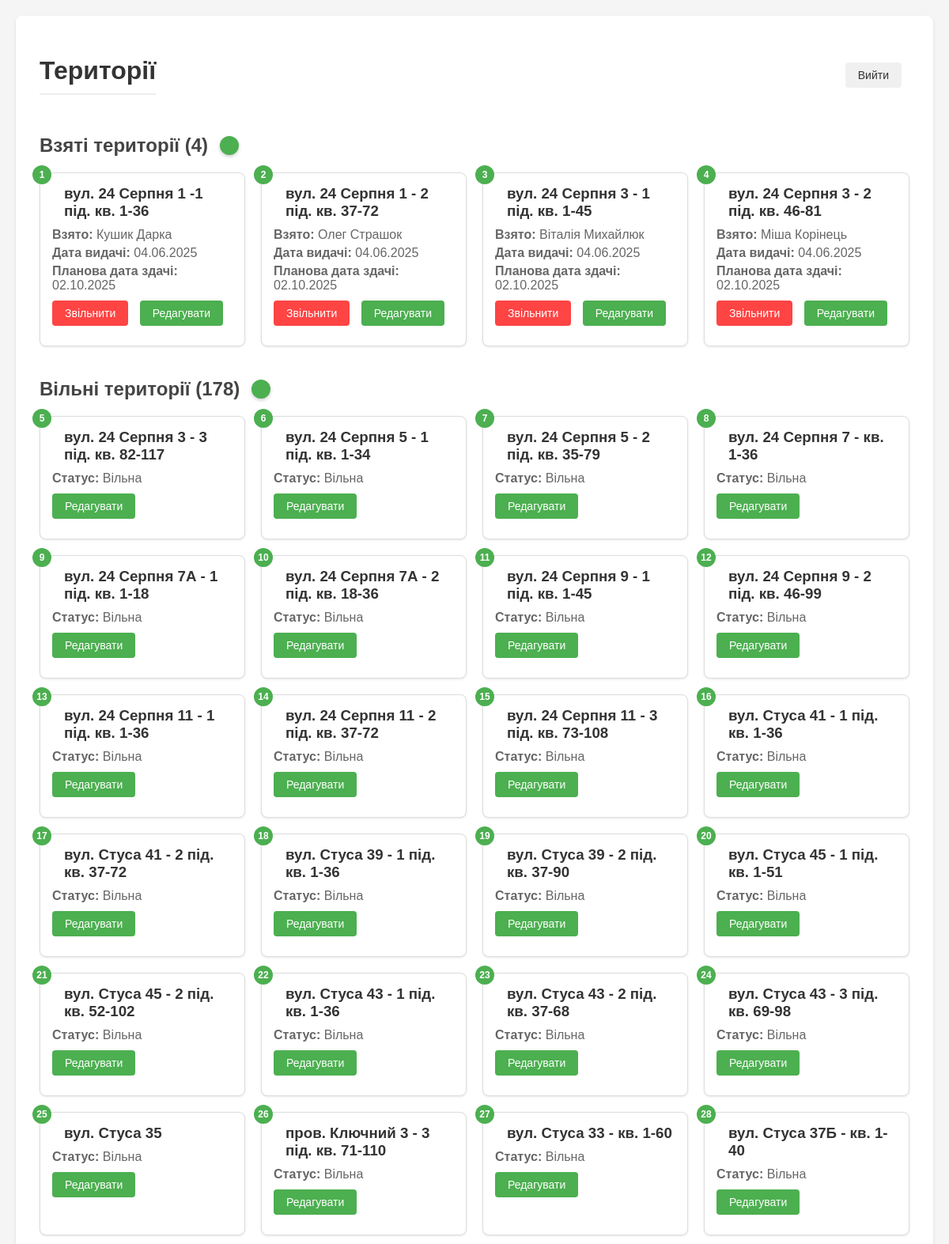
The page / (signed in, upper part) on the database its author committed.
### tables this page shows
CREATE TABLE territories (
    id INTEGER PRIMARY KEY,
    name TEXT,
    custom_name TEXT,
    status TEXT DEFAULT 'Вільна',
    taken_by TEXT DEFAULT '',
    date_taken TEXT DEFAULT '',
    date_due TEXT DEFAULT '',
    notes TEXT DEFAULT ''
);

### app.py (the view)
@app.route('/')
def index():
    if not session.get('logged_in'):
        return redirect(url_for('login'))
    try:
        update_territory_names()
        with get_db() as conn:
            c = conn.cursor()
            c.execute("""
                SELECT t.id, t.custom_name, t.status, t.taken_by, t.date_taken, t.date_due, t.notes,
                       CASE
                           WHEN date_due != '' AND (
                               julianday(date_due) <= julianday('now') OR  -- дата вже пройшла
                               julianday(date_due) - julianday('now') <= 10  -- або залишилось менше 10 днів
                           )
                           THEN 1
                           ELSE 0
                       END as due_flag
                FROM territories t
                WHERE status='Взято'
                ORDER BY CAST(id AS REAL), date_taken
            """)
            taken = [(row[:-1], bool(row[-1])) for row in c.fetchall()]
            c.execute("""
                SELECT id, custom_name, status, notes
                FROM territories
                WHERE status='Вільна'
                ORDER BY CAST(id AS REAL)
            """)
            free = c.fetchall()
        return render_template('index.html',
                            taken=taken,
                            free=free,
                            is_admin=(session.get('role') == 'admin'))
    except sqlite3.Error as e:
        app.logger.error(f"Database error: {e}")
        return "Помилка бази даних", 500
    except Exception as e:
        app.logger.error(f"Unexpected error: {e}")
        return "Несподівана помилка", 500

### app.py (called while the page is built)
@contextmanager
def get_db() -> Generator[sqlite3.Connection, None, None]:
    conn = sqlite3.connect(DATABASE)
    try:
        yield conn
    finally:
        conn.close()

def update_territory_names():
    csv_territories = load_territories_from_csv()
    if not csv_territories:
        return
    with get_db() as conn:
        c = conn.cursor()
        for territory_id, custom_name in csv_territories.items():
            c.execute("""
                UPDATE territories
                SET custom_name = ?
                WHERE id = ?
            """, (custom_name, territory_id))
        conn.commit()

### templates/index.html (shortened to what this page needs)
<!DOCTYPE html>
<html lang="uk">
<head>
</head>
<body>
  <div class="container">
    <div class="header-actions">
      <h1>Території</h1>
      <a href="{{ url_for('login') }}" class="btn btn-secondary">Вийти</a>
    </div>
    <div class="section">
      <h2 class="section-title">
        Взяті території ({{ taken|length }})
        <div class="toggle" id="toggleTaken"></div>
      </h2>
      <div class="territory-grid" id="takenGrid">
        {% for territory, is_overdue in taken %}
        <div class="territory-card {% if is_overdue %}overdue{% endif %}">
          <div class="territory-number">{{ territory[0] }}</div>
          <h3>{{ territory[1] }}</h3>
          <div class="territory-info">
            <p><strong>Взято:</strong> {{ territory[3] }}</p>
            <p><strong>Дата видачі:</strong> {{ territory[4] }}</p>
            <p><strong>Планова дата здачі:</strong>
              <span {% if is_overdue %}class="overdue-date"{% endif %}>
                {{ territory[5] }}
              </span>
            </p>
          </div>
          {% if is_admin %}
          <form action="{{ url_for('release_territory', territory_id=territory[0]) }}" method="POST" style="display: inline;">
            <button type="submit" class="btn btn-danger">Звільнити</button>
          </form>
          <a href="{{ url_for('update_territory', territory_id=territory[0]) }}" class="btn btn-primary">Редагувати</a>
          {% else %}
          <a href="{{ url_for('update_territory', territory_id=territory[0]) }}" class="btn btn-secondary">Переглянути</a>
          {% endif %}
        </div>
        {% endfor %}
      </div>
    </div>
    <div class="section">
      <h2 class="section-title">
        Вільні території ({{ free|length }})
        <div class="toggle" id="toggleFree"></div>
      </h2>
      <div class="territory-grid" id="freeGrid">
        {% for territory in free %}
        <div class="territory-card">
          <div class="territory-number">{{ territory[0] }}</div>
          <h3>{{ territory[1] }}</h3>
          <div class="territory-info">
            <p><strong>Статус:</strong> {{ territory[2] }}</p>
          </div>
          {% if is_admin %}
          <a href="{{ url_for('update_territory', territory_id=territory[0]) }}" class="btn btn-primary">Редагувати</a>
          {% else %}
          <a href="{{ url_for('update_territory', territory_id=territory[0]) }}" class="btn btn-secondary">Переглянути</a>
          {% endif %}
        </div>
        {% endfor %}
      </div>
    </div>
  </div>
</body>
</html>

### templates/index.html (style rules this page uses)
body { font-family: Arial, sans-serif; margin: 0; padding: 20px; background-color: #f5f5f5; }
.container { max-width: 1200px; margin: 0 auto; background: white; padding: 30px; border-radius: 8px; box-shadow: 0 2px 4px rgba(0,0,0,0.1); }
h1 { color: #333; margin-bottom: 30px; padding-bottom: 10px; border-bottom: 2px solid #eee; }
.section { margin-bottom: 40px; }
.section-title { color: #444; margin-bottom: 20px; font-size: 1.5em; display: flex; align-items: center; gap: 15px; }
.territory-grid { display: grid; grid-template-columns: repeat(auto-fill, minmax(250px, 1fr)); gap: 20px; }
.territory-card { background: #fff; border: 1px solid #ddd; border-radius: 8px; padding: 15px; box-shadow: 0 1px 3px rgba(0,0,0,0.1); position: relative; }
.territory-number { position: absolute; top: -10px; left: -10px; width: 24px; height: 24px; background: #4CAF50; color: white; border-radius: 50%; display: flex; align-items: center; justify-content: center; font-size: 12px; font-weight: bold; }
.territory-card h3 { margin: 0 0 10px 0; color: #333; padding-left: 15px; }
.territory-info { margin-bottom: 10px; color: #666; }
.territory-info p { margin: 5px 0; }
.btn { display: inline-block; padding: 8px 16px; border: none; border-radius: 4px; cursor: pointer; text-decoration: none; font-size: 14px; transition: background-color 0.2s; margin-right: 10px; margin-bottom: 10px; }
.btn-primary { background: #4CAF50; color: white; }
.btn-secondary { background: #f0f0f0; color: #333; }
.btn-danger { background: #ff4444; color: white; }
.header-actions { display: flex; justify-content: space-between; align-items: center; margin-bottom: 20px; }
.toggle { width: 24px; height: 24px; background-color: #4CAF50; border-radius: 50%; box-shadow: 0 2px 4px rgba(0,0,0,0.2); cursor: pointer; transition: all 0.3s ease; flex-shrink: 0; }

### rows shown on the page
territories: id "1", custom_name "вул. 24 Серпня 1 -1 під. кв. 1-36", taken_by "Кушик Дарка", date_taken "04.06.2025", date_due "02.10.2025"
territories: id "2", custom_name "вул. 24 Серпня 1 - 2 під. кв. 37-72", taken_by "Олег Страшок", date_taken "04.06.2025", date_due "02.10.2025"
territories: id "3", custom_name "вул. 24 Серпня 3 - 1 під. кв. 1-45", taken_by "Віталія Михайлюк", date_taken "04.06.2025", date_due "02.10.2025"
territories: id "4", custom_name "вул. 24 Серпня 3 - 2 під. кв. 46-81", taken_by "Міша Корінець", date_taken "04.06.2025", date_due "02.10.2025"
territories: id "5", custom_name "вул. 24 Серпня 3 - 3 під. кв. 82-117", status "Вільна"
territories: id "6", custom_name "вул. 24 Серпня 5 - 1 під. кв. 1-34", status "Вільна"
territories: id "7", custom_name "вул. 24 Серпня 5 - 2 під. кв. 35-79", status "Вільна"
territories: id "8", custom_name "вул. 24 Серпня 7 - кв. 1-36", status "Вільна"
territories: id "9", custom_name "вул. 24 Серпня 7А - 1 під. кв. 1-18", status "Вільна"
territories: id "10", custom_name "вул. 24 Серпня 7А - 2 під. кв. 18-36", status "Вільна"
territories: id "11", custom_name "вул. 24 Серпня 9 - 1 під. кв. 1-45", status "Вільна"
territories: id "12", custom_name "вул. 24 Серпня 9 - 2 під. кв. 46-99", status "Вільна"
territories: id "13", custom_name "вул. 24 Серпня 11 - 1 під. кв. 1-36", status "Вільна"
territories: id "14", custom_name "вул. 24 Серпня 11 - 2 під. кв. 37-72", status "Вільна"
territories: id "15", custom_name "вул. 24 Серпня 11 - 3 під. кв. 73-108", status "Вільна"
territories: id "16", custom_name "вул. Стуса 41 - 1 під. кв. 1-36", status "Вільна"
territories: id "17", custom_name "вул. Стуса 41 - 2 під. кв. 37-72", status "Вільна"
territories: id "18", custom_name "вул. Стуса 39 - 1 під. кв. 1-36", status "Вільна"
territories: id "19", custom_name "вул. Стуса 39 - 2 під. кв. 37-90", status "Вільна"
territories: id "20", custom_name "вул. Стуса 45 - 1 під. кв. 1-51", status "Вільна"
territories: id "21", custom_name "вул. Стуса 45 - 2 під. кв. 52-102", status "Вільна"
territories: id "22", custom_name "вул. Стуса 43 - 1 під. кв. 1-36", status "Вільна"
territories: id "23", custom_name "вул. Стуса 43 - 2 під. кв. 37-68", status "Вільна"
territories: id "24", custom_name "вул. Стуса 43 - 3 під. кв. 69-98", status "Вільна"
territories: id "25", custom_name "вул. Стуса 35", status "Вільна"
territories: id "26", custom_name "пров. Ключний 3 - 3 під. кв. 71-110", status "Вільна"
territories: id "27", custom_name "вул. Стуса 33 - кв. 1-60", status "Вільна"
territories: id "28", custom_name "вул. Стуса 37Б - кв. 1-40", status "Вільна"

### other values the page prints
{{ taken|length }} "4"
{{ free|length }} "178"
